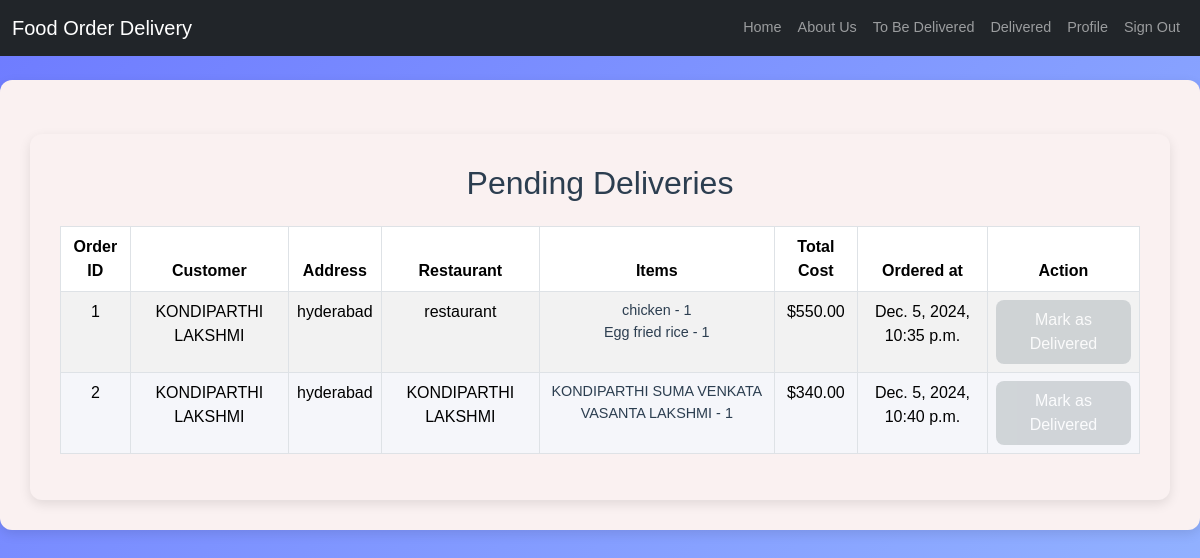
The app's page /delivery/to_be_delivered/ (signed in) with its own data.
### customer/models.py (models this page shows, shortened)
class Order(models.Model):
    STATUS_CHOICES = [
        ("Pending", "Pending"),
        ("Confirmed", "Confirmed"),
        ("Preparing", "Preparing"),
        ("Delivered", "Delivered"),
        ("Canceled", "Canceled"),
    ]
    customer = models.ForeignKey(Customer, on_delete=models.CASCADE, related_name="orders")
    restaurant = models.ForeignKey(Restaurant, on_delete=models.CASCADE, related_name="orders")
    ordered_items = models.JSONField()  # Holds details of ordered items
    total_cost = models.DecimalField(max_digits=10, decimal_places=2)
    status = models.CharField(max_length=100, choices=STATUS_CHOICES, default="Pending")
    ordered_at = models.DateTimeField(auto_now_add=True)
    delivery_datetime = models.DateTimeField(null=True, blank=True)

class Customer(models.Model):
    emailId = models.EmailField(max_length=200, unique=True)  # Use snake_case for consistency
    password = models.CharField(max_length=128)  # Increased to 128 for better password handling
    name = models.CharField(max_length=200)
    street = models.TextField()
    description = models.TextField(null=True, blank=True)
    pincode = models.IntegerField()
    city = models.CharField(max_length=100)
    created = models.DateTimeField(auto_now_add=True)

### restaurant/models.py (models this page shows, shortened)
class Restaurant(models.Model):
    id = models.UUIDField(primary_key=True, default=uuid.uuid4, editable=False)
    emailId = models.EmailField(max_length=200, unique=True)
    password = models.CharField(max_length=30)
    name = models.CharField(max_length=200)
    street = models.TextField(max_length=1000)
    description = models.TextField(null=True, blank=True)
    pincode = models.IntegerField()
    city = models.CharField(max_length=100)
    created = models.DateTimeField(auto_now_add=True)
    image = models.ImageField(upload_to='restaurant_photos/', null=True, blank=True)

### delivery/views.py (the view)
# urls.py: path('to_be_delivered/', views.to_be_delivered, name='to_be_delivered'),
def to_be_delivered(request):
    user_id = request.session.get('user_id')
    if not user_id:
        return redirect('delivery:login')
    pending_orders = Order.objects.filter(status__in=["Cooking Done", "Pending"]).select_related('customer', 'restaurant')
    return render(request, 'delivery/to_be_delivered.html', {'orders': pending_orders})

### delivery/templates/delivery/to_be_delivered.html (shortened to what this page needs)
{% extends "accounts/base1.html" %} {% block content %}
<div class="container mt-4">
  <h2>Pending Deliveries</h2>
  <table class="table table-bordered table-striped mt-4">
    <thead>
      <tr>
        <th>Order ID</th>
        <th>Customer</th>
        <th>Address</th>
        <th>Restaurant</th>
        <th>Items</th>
        <th>Total Cost</th>
        <th>Ordered at</th>
        <th>Action</th>
      </tr>
    </thead>
    <tbody>
      {% for order in orders %}
      <tr>
        <td>{{ forloop.counter }}</td>
        <td>{{ order.customer.name }}</td>
        <td>{{ order.customer.street }}</td>
        <td>{{ order.restaurant.name }}</td>
        <td>
          <ul>
            {% for i in order.ordered_items %}
            <li>{{ i.item_name }} - {{ i.quantity }}</li>
            {% endfor %}
          </ul>
        </td>
        <td>${{ order.total_cost }}</td>
        <td>{{ order.ordered_at }}</td>
        <td>
          {% if order.status == 'Cooking Done' %}
          <a
            href="{% url 'delivery:mark_order_delivered' order.id %}"
            class="btn btn-success"
            >Mark as Delivered</a
          >
          {% elif order.status == 'Pending' %}
          <button class="btn btn-secondary" disabled>Mark as Delivered</button>
          {% else %}
          <span>{{ order.status }}</span>
          {% endif %}
        </td>
      </tr>
      {% empty %}
      <tr>
        <td colspan="7" class="text-center">No pending orders</td>
      </tr>
      {% endfor %}
    </tbody>
  </table>
</div>
{% endblock %}

### delivery/templates/delivery/to_be_delivered.html (style rules this page uses)
html, body { background: linear-gradient( 135deg, #6e7bff, #96b8ff ); font-family: Arial, sans-serif; margin: 0; padding: 0; height: 100%; }
.container { background-color: #faf1f1; padding: 30px; border-radius: 12px; box-shadow: 0 4px 12px rgba(0, 0, 0, 0.1); margin-top: 30px; max-width: 1200px; margin-left: auto; margin-right: auto; }
h2 { text-align: center; color: #2c3e50; font-size: 2rem; margin-bottom: 20px; }
table { width: 100%; border-collapse: collapse; }
th, td { text-align: center; padding: 12px; font-size: 1rem; }
th { background-color: #34495e; color: #fff; font-weight: bold; }
td { background-color: #ecf0f1; color: #34495e; }
tr:nth-child(even) td { background-color: #f5f6fa; }
.btn { border-radius: 8px; padding: 8px 20px; font-size: 1rem; }
.btn-secondary { background-color: #95a5a6; color: #fff; border: none; }
.btn-secondary:disabled { background-color: #bdc3c7; }
ul { list-style-type: none; padding-left: 0; }
li { font-size: 0.9rem; color: #2c3e50; }

### records on screen
Order: customer.name "KONDIPARTHI LAKSHMI", customer.street "hyderabad", restaurant.name "restaurant", item_name "chicken" "Egg fried rice", quantity "1" "1", total_cost "550.00", ordered_at "Dec. 5, 2024, 10:35 p.m.", status "Mark as Delivered"
Order: customer.name "KONDIPARTHI LAKSHMI", customer.street "hyderabad", restaurant.name "KONDIPARTHI LAKSHMI", item_name "KONDIPARTHI SUMA VENKATA VASANTA LAKSHMI", quantity "1", total_cost "340.00", ordered_at "Dec. 5, 2024, 10:40 p.m.", status "Mark as Delivered"
